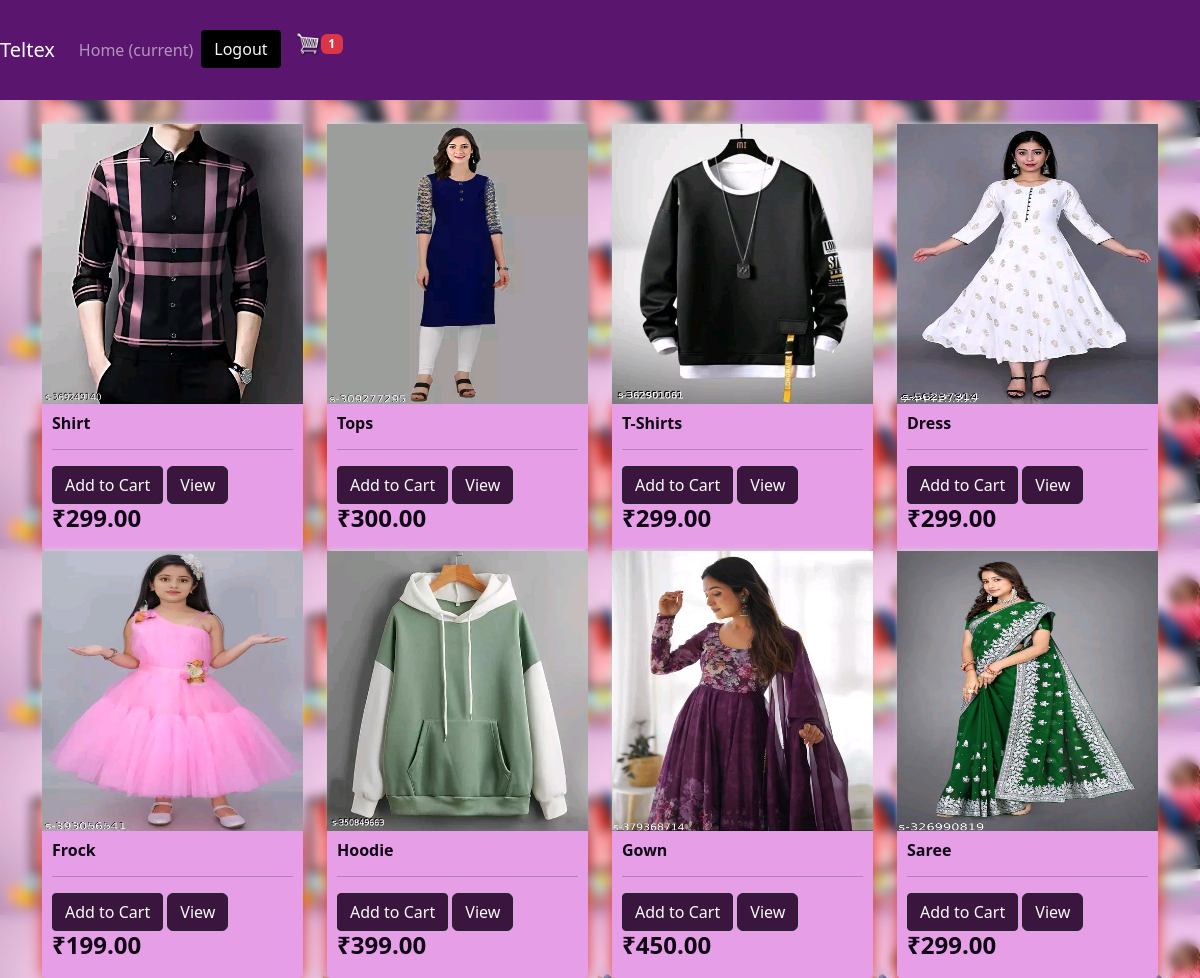
Screenshot of / (signed in) with the database file from the repository.
### Store/models.py (models this page shows, shortened)
class Product(models.Model):
    name =models.CharField(max_length=200)
    price = models.DecimalField(max_digits=7, decimal_places=2)
    digital = models.BooleanField(default=False, null=True, blank=False)
    image = models.ImageField(null=True, blank=True)
    @property
    def imageURL(self):
        try:
            url = self.image.url
        except:
            url = ''
        return url

### Store/views.py (the view)
# urls.py: path('',views.store, name = "store"),
def store(request):
    data = cartData(request)
    cartItems = data['cartItems']
    products = Product.objects.all()
    context ={'products':products, 'cartItems':cartItems}
    return render(request, 'store/store.html',context)

### Store/models.py (called while the page is built)
    @property
    def get_total_quantity(self):
        order_item = self.order_item_set.all()
        total_quantity = sum([order_product.quantity for order_product in order_item])
        return total_quantity

### Store/utils.py (called while the page is built)
def cartData(request):
    if request.user.is_authenticated:
        customer = request.user.customer
        order, created = Order.objects.get_or_create(customer = customer, cart_complete = False)
        items = order.order_item_set.all()
        cartItems = order.get_total_quantity
    else:
        cookieData = cookieCart(request)
        cartItems = cookieData['cartItems']
        order = cookieData['order']
        items = cookieData['items']
    return{'cartItems':cartItems, 'order':order, 'items':items}

### Store/templates/store/store.html
{% extends 'store/main.html' %}
{% load static %}
{% block content %}
    <div class="row">
        {% for product in products %}
        <div class="col-lg-3">
            <img class="thumbnail" src="{{product.imageURL}}" style="height: 280px;">
            <div class="box-element product">
                <h6><strong>{{product.name}}</strong></h6>
                <hr>
                <button data-product = {{product.id}} data-action="add" class="btn btn-outline-dark add-btn update-cart" style="background-color: rgb(58, 21, 61); color: #fcfcfc; border-radius: 4px;">Add to Cart</button>
		        <a class="btn btn-outline-dark" href="#" style="background-color: rgb(58, 21, 61); color: #fcfafa; border-radius: 6px;">View</a>
		        <h4 style="display: inline-block; float: inherit;"><strong>₹{{product.price|floatformat:2}}</strong></h4>
            </div>
        </div>
        {% endfor %}
    </div>
{% endblock content %}

### static/css/main.css (style rules this page uses)
body { background-color: hsl(283, 69%, 87%) }
h1,h2,h3,h4,h5,h6 { color:hsl(278, 89%, 4%); }
.box-element { box-shadow:hsl(0, 72%, 55%) 0 0 16px; background-color: #e69ee6; border-radius: 4px; padding: 10px; }
.thumbnail { width: 100%; height: 200px; -webkit-box-shadow: -1px -3px 5px -2px rgb(10, 10, 10); -moz-box-shadow: -1px -3px 5px -2px rgb(216, 28, 28); box-shadow: -1px -3px 5px -2px rgba(214,214,214,1); }
.product { border-radius: 0 0 4px 4px; }
.btn { border-radius: 0; background-color: black; border-radius: 4px; }
#bg { backdrop-filter: blur(6px); -webkit-backdrop-filter: blur(5px); }

### Store/templates/store/main.html (style rules this page uses)
#bg { backdrop-filter: blur(6px); -webkit-backdrop-filter: blur(5px); }

### rows the page displays
Product: imageURL (picture), name "Shirt", price "299.00"
Product: imageURL (picture), name "Tops", price "300.00"
Product: imageURL (picture), name "T-Shirts", price "299.00"
Product: imageURL (picture), name "Dress", price "299.00"
Product: imageURL (picture), name "Frock", price "199.00"
Product: imageURL (picture), name "Hoodie", price "399.00"
Product: imageURL (picture), name "Gown", price "450.00"
Product: imageURL (picture), name "Saree", price "299.00"

### other values shown
{{ cartItems }} "1"
